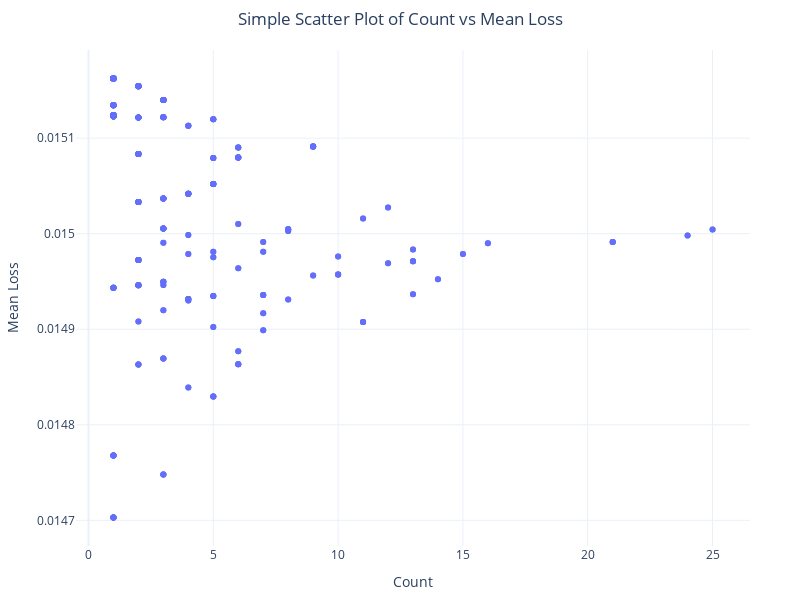

Notebook source saved alongside this figure:
### Code cell
# relationship between count and mean_loss

import plotly.express as px

def scatter_plot_count_vs_mean_loss(df, title="Count vs Mean Loss", filename="scatter_plot.html"):
    """
    Creates a scatter plot using Plotly to visualize Count vs Mean Loss with features in hover data.
    
    Parameters:
        df (pd.DataFrame): Input DataFrame containing 'count', 'mean_loss', and 'features' columns.
        title (str): Title of the plot.
        filename (str): Path and filename to save the figure as an interactive HTML file.
    
    Returns:
        None
    """
    # Create scatter plot
    fig = px.scatter(
        df,
        x="count",
        y="mean_loss",
        hover_data=["features"],
        title=title,
        labels={"count": "Count", "mean_loss": "Mean Loss"},
        template="plotly_white"
    )
    
    # Update layout for better readability
    fig.update_layout(
        height=600,
        width=800,
        title_x=0.5,
        margin=dict(l=50, r=50, t=50, b=50)
    )
    
    # Save the plot as an interactive HTML file
    #fig.write_html(filename + ".html")
    # save as png
    fig.write_image(filename + ".png")
    
    # Show the plot in the browser
    fig.show()

# Example usage:
# scatter_plot_count_vs_mean_loss(print_df, title="Simple Scatter Plot of Count vs Mean Loss", filename="scatter_plot.html")
scatter_plot_count_vs_mean_loss(df, title="Simple Scatter Plot of Count vs Mean Loss", filename="scatter_plot")

### Figure 1 — Plotly figure (JSON) as saved in the notebook; plotly's stock layout.template omitted (floating-point values rounded to 4 significant figures; data arrays with more than 128 entries replaced by an {"elided": "..."} marker saying what was removed)
{"data": [{"customdata": {"elided": "400x1 str values"}, "hovertemplate": "Count=%{x}<br>Mean Loss=%{y}<br>features=%{customdata[0]}<extra></extra>", "legendgroup": "", "marker": {"color": "#636efa", "symbol": "circle"}, "mode": "markers", "name": "", "orientation": "v", "showlegend": false, "type": "scatter", "x": {"elided": "400 int values"}, "xaxis": "x", "y": {"elided": "400 float values"}, "yaxis": "y"}], "layout": {"height": 600, "legend": {"tracegroupgap": 0}, "margin": {"b": 50, "l": 50, "r": 50, "t": 50}, "title": {"text": "Simple Scatter Plot of Count vs Mean Loss", "x": 0.5}, "width": 800, "xaxis": {"anchor": "y", "domain": [0, 1], "title": {"text": "Count"}}, "yaxis": {"anchor": "x", "domain": [0, 1], "title": {"text": "Mean Loss"}}}}
